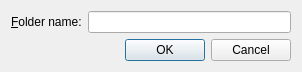
<?xml version="1.0" encoding="UTF-8"?>
<ui version="4.0">
 <class>UiNewBookmarkFolderDialog</class>
 <widget class="QDialog" name="UiNewBookmarkFolderDialog">
  <property name="geometry">
   <rect>
    <x>0</x>
    <y>0</y>
    <width>302</width>
    <height>67</height>
   </rect>
  </property>
  <property name="windowTitle">
   <string>New Bookmark Folder</string>
  </property>
  <layout class="QVBoxLayout" name="verticalLayout">
   <item>
    <layout class="QHBoxLayout" name="horizontalLayout_2">
     <item>
      <widget class="QLabel" name="m_namelbl">
       <property name="text">
        <string>&amp;Folder name:</string>
       </property>
       <property name="buddy">
        <cstring>m_name</cstring>
       </property>
      </widget>
     </item>
     <item>
      <widget class="QLineEdit" name="m_name"/>
     </item>
    </layout>
   </item>
   <item>
    <widget class="QDialogButtonBox" name="buttonBox">
     <property name="standardButtons">
      <set>QDialogButtonBox::Cancel|QDialogButtonBox::Ok</set>
     </property>
    </widget>
   </item>
  </layout>
 </widget>
 <resources/>
 <connections>
  <connection>
   <sender>buttonBox</sender>
   <signal>accepted()</signal>
   <receiver>UiNewBookmarkFolderDialog</receiver>
   <slot>accept()</slot>
   <hints>
    <hint type="sourcelabel">
     <x>150</x>
     <y>50</y>
    </hint>
    <hint type="destinationlabel">
     <x>150</x>
     <y>33</y>
    </hint>
   </hints>
  </connection>
  <connection>
   <sender>buttonBox</sender>
   <signal>rejected()</signal>
   <receiver>UiNewBookmarkFolderDialog</receiver>
   <slot>reject()</slot>
   <hints>
    <hint type="sourcelabel">
     <x>150</x>
     <y>50</y>
    </hint>
    <hint type="destinationlabel">
     <x>150</x>
     <y>33</y>
    </hint>
   </hints>
  </connection>
 </connections>
</ui>
